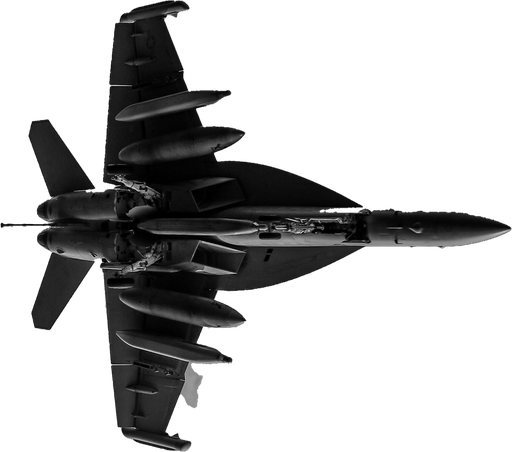
#> input picture tools/sources/ea18g.png, 512 x 452 px
$ python cutout_jet.py sources/ea18g.png out.png --background warm
#> lines starting #> are read from the running program, lines starting #| are printed output that depends on the picture
import argparse

import numpy as np
from PIL import Image
from scipy import ndimage


def mask_for(rgb, background, threshold):
    r, g, b = rgb[..., 0], rgb[..., 1], rgb[..., 2]
    lum = 0.3 * r + 0.59 * g + 0.11 * b
    if background == "warm":
        mask = (b - r) > threshold
    else:
        mask = ((b - (r + g) / 2) < threshold) & (lum < 205)
    mask = ndimage.binary_opening(mask, iterations=2)
    labels, count = ndimage.label(mask)
    sizes = ndimage.sum(mask, labels, range(1, count + 1))
    mask = labels == (int(np.argmax(sizes)) + 1)
    mask = ndimage.binary_closing(mask, iterations=4)
    return ndimage.binary_fill_holes(mask), lum


def main():
    p = argparse.ArgumentParser(description="Cut a jet out of a top-view photo into a grayscale PNG with alpha, nose pointing right.")
    p.add_argument("src")
    p.add_argument("out")
    p.add_argument("--background", choices=["warm", "sky"], required=True)
    p.add_argument("--threshold", type=float, default=10)
    p.add_argument("--rotate", type=float, default=0)
    p.add_argument("--length", type=int, default=512)
    p.add_argument("--range", default="16,196")
    a = p.parse_args()

    rgb = np.asarray(Image.open(a.src).convert("RGB")).astype(np.float32)
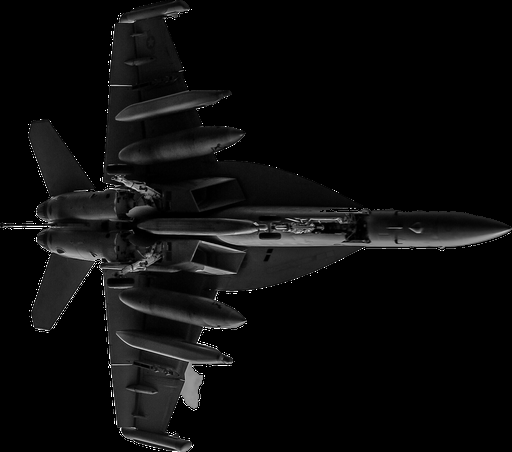
#> rgb: shape (452, 512, 3) float32; min 0, max 255, mean 12.4
    mask, lum = mask_for(rgb, a.background, a.threshold)
#> in mask_for, `mask = (b - r) > threshold`: mask: shape (452, 512) bool; every value is 0
#> in mask_for, `labels, count = ndimage.label(mask)`: labels: shape (452, 512) int32; every value is 0
#> in mask_for, `labels, count = ndimage.label(mask)`: count = 0
#> in mask_for, `sizes = ndimage.sum(mask, labels, range(1, count + 1))`: sizes = empty array
    lo, hi = np.percentile(lum[mask], [2, 98])
    dark, light = map(float, a.range.split(","))
    gray = np.clip(dark + (lum - lo) / max(hi - lo, 1) * (light - dark), 0, 255)
    alpha = np.clip(ndimage.gaussian_filter(mask.astype(np.float32), 1.0) * 255, 0, 255)

    image = Image.fromarray(np.dstack([gray, alpha]).astype(np.uint8), "LA")
    if a.rotate:
        image = image.rotate(a.rotate, expand=True, resample=Image.BICUBIC)
    box = image.getchannel("A").point(lambda v: 255 if v > 8 else 0).getbbox()
    image = image.crop(box)
    w, h = image.size
    image = image.resize((a.length, round(h * a.length / w)), Image.LANCZOS)
    image.save(a.out)
    print(a.out, image.size, f"jet pixels {int(mask.sum())}")


if __name__ == "__main__":
#> (the run stopped early here; a loop or call above may not have finished)
